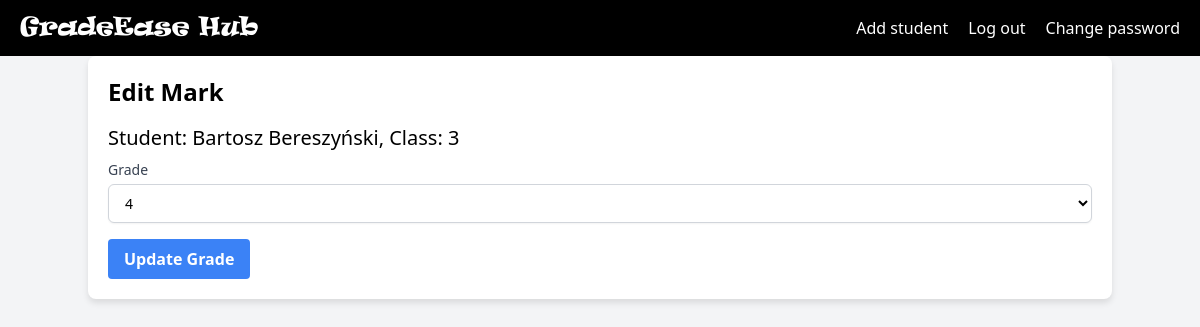
The page /pages/edit_mark.php?student_id=4&subject_id=4 on the database its author committed.
### tables this page shows
CREATE TABLE `students` (
  `student_id` int(11) NOT NULL,
  `user_id` int(11) NOT NULL,
  `class` varchar(50) NOT NULL
);

CREATE TABLE `users` (
  `user_id` int(11) NOT NULL,
  `login` varchar(50) NOT NULL,
  `password` varchar(255) NOT NULL,
  `name` varchar(50) NOT NULL,
  `surname` varchar(50) NOT NULL,
  `role_as` tinyint(4) NOT NULL DEFAULT 0,
  `date_of_birth` date DEFAULT NULL,
  `created_at` timestamp NOT NULL DEFAULT current_timestamp()
);

CREATE TABLE `grades` (
  `grade_id` int(11) NOT NULL,
  `student_id` int(11) NOT NULL,
  `subject_id` int(11) NOT NULL,
  `grade_value` decimal(5,2) NOT NULL,
  `date_of_issuance` date NOT NULL
);

### pages/edit_mark.php (the view, shortened to what this page needs)
<?php
include_once "../scripts/connect.php";
$user_id = $_GET['student_id'];
$subject_id = $_GET['subject_id'];
$sql_student = "
    SELECT users.name, users.surname, students.class
    FROM users
    INNER JOIN students ON users.user_id = students.user_id
    WHERE users.user_id = :user_id
";
$stmt_student = $conn->prepare($sql_student);
$stmt_student->bindParam(':user_id', $user_id, PDO::PARAM_INT);
$stmt_student->execute();
$student = $stmt_student->fetch(PDO::FETCH_ASSOC);
$sql_last_grade = "
    SELECT grade_value
    FROM grades
    WHERE student_id = (SELECT student_id FROM students WHERE user_id = :user_id)
    AND subject_id = :subject_id
    ORDER BY date_of_issuance DESC
    LIMIT 1
";
$stmt_last_grade = $conn->prepare($sql_last_grade);
$stmt_last_grade->bindParam(':user_id', $user_id, PDO::PARAM_INT);
$stmt_last_grade->bindParam(':subject_id', $subject_id, PDO::PARAM_INT);
$stmt_last_grade->execute();
$last_grade = $stmt_last_grade->fetch(PDO::FETCH_ASSOC);
?>
<!DOCTYPE html>
<html lang="en">
<head>
    <link href="https://cdn.jsdelivr.net/npm/tailwindcss@2.2.19/dist/tailwind.min.css" rel="stylesheet">
    <link rel="stylesheet" href="../css/student.css">
</head>
<body>
    <div class="navbar">
    <div class="navbar-brand">
            <a href="admin.php" class="text-white">GradeEase Hub</a>
        </div>
        <div class="navbar-links">
            <a href="addstudent.php">Add student</a>
            <a href="../scripts/logout.php">Log out</a>
            <a href="change_passw.php">Change password</a>
        </div>
    </div>
    <div class="container mx-auto p-4">
        <h1 class="text-2xl font-bold mb-4">Edit Mark</h1>
        <div>
            <h2 class="text-xl mb-2">Student: <?php echo htmlspecialchars($student['name'] . ' ' . $student['surname']); ?>, Class: <?php echo htmlspecialchars($student['class']); ?></h2>
            <form action="edit_mark.php" method="POST">
                <div class="mb-4">
                    <label for="new_grade_value" class="block text-sm font-medium text-gray-700">Grade</label>
                    <select id="new_grade_value" name="new_grade_value" class="mt-1 block w-full py-2 px-3 border border-gray-300 bg-white rounded-md shadow-sm focus:outline-none focus:ring-indigo-500 focus:border-indigo-500 sm:text-sm">
                        <option value="4" <?php if ($last_grade['grade_value'] == '4') echo 'selected'; ?>>4</option>
                    </select>
                </div>
                <div class="flex items-center justify-between">
                    <input type="submit" value="Update Grade" class="bg-blue-500 hover:bg-blue-700 text-white font-bold py-2 px-4 rounded">
                </div>
            </form>
        </div>
    </div>
</body>
</html>

### css/student.css (style rules this page uses)
body { background-color: #f3f4f6; }
.container { background-color: #ffffff; padding: 20px; border-radius: 8px; box-shadow: 0 4px 6px rgba(0, 0, 0, 0.1); }
.navbar { background-color: #000000; color: #ffffff; padding: 10px 20px; display: flex; justify-content: space-between; align-items: center; }
.navbar-brand { font-family: 'Ravie', sans-serif; font-size: 1.5rem; font-weight:lighter; }
.navbar-links { display: flex; gap: 20px; }
.navbar-links a { color: #ffffff; text-decoration: none; font-size: 1rem; }

### rows shown on the page
students: user.surname "Bartosz Bereszyński", class "3"
grades: new_grade_value "4"
